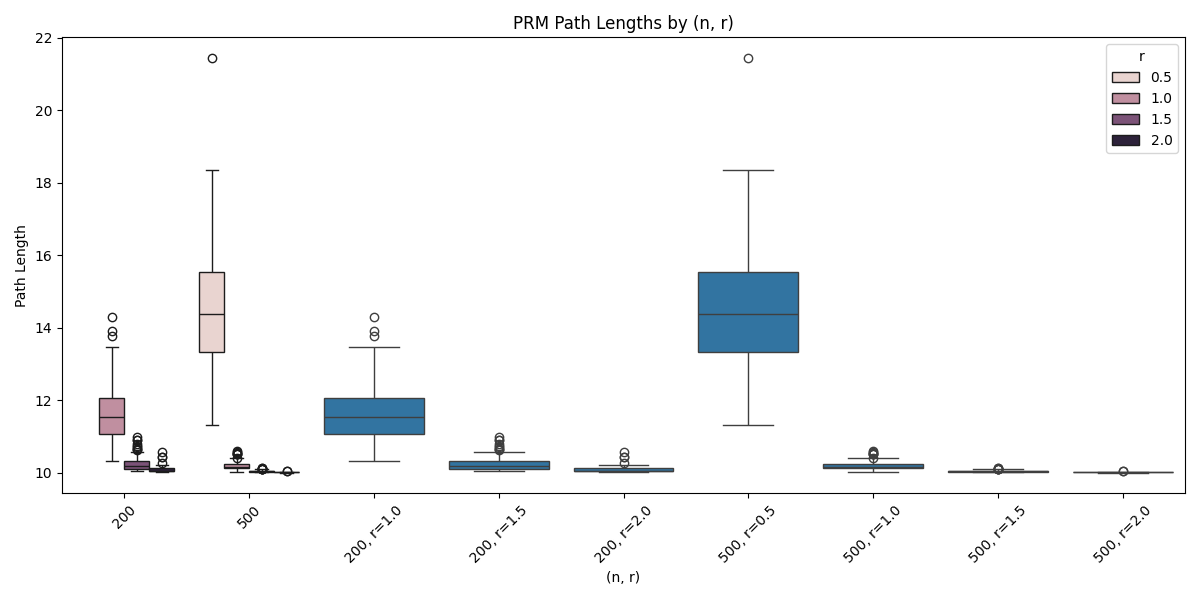

The Python source for this figure:
# Add local module directories to sys.path
import sys
import os
sys.path.append(os.path.join(os.path.dirname(__file__), '..'))
sys.path.append(os.path.join(os.path.dirname(__file__), '../../scripts'))

import pandas as pd
import matplotlib.pyplot as plt
import seaborn as sns
import os

# Load benchmark results

csv_path = os.path.join(os.path.dirname(__file__), 'prm_benchmark.csv')# Load benchmark results

df = pd.read_csv(csv_path)
df = pd.read_csv('prm_benchmark.csv')



# Only plot valid solutions# Filter only valid solutions for path length and time plots

df_valid = df[df['valid'] == True]
valid_df = df[df['valid'] == 1]



# Create boxplot for path length by (n, r)# Boxplot: Path Length

df_valid.loc[:, 'n_r'] = df_valid['n'].astype(str) + ', r=' + df_valid['r'].astype(str)
plt.figure(figsize=(10,6))

plt.figure(figsize=(12, 6))
sns.boxplot(x='n', y='path_length', hue='r', data=valid_df)

sns.boxplot(x='n_r', y='path_length', data=df_valid)
plt.title('PRM Path Length Boxplot (Valid Solutions Only)')

plt.xticks(rotation=45)
plt.ylabel('Path Length')

plt.title('PRM Path Lengths by (n, r)')
plt.xlabel('n')

plt.xlabel('(n, r)')
plt.legend(title='r')

plt.ylabel('Path Length')
plt.tight_layout()

plt.tight_layout()
plt.savefig('prm_path_length_boxplot.png')

plt.savefig(os.path.join(os.path.dirname(__file__), 'prm_boxplot.png'))
plt.show()

plt.show()

# Boxplot: Computation Time
plt.figure(figsize=(10,6))
sns.boxplot(x='n', y='time_ms', hue='r', data=valid_df)
plt.title('PRM Computation Time Boxplot (Valid Solutions Only)')
plt.ylabel('Time (ms)')
plt.xlabel('n')
plt.legend(title='r')
plt.tight_layout()
plt.savefig('prm_time_boxplot.png')
plt.show()

# Barplot: Number of Valid Solutions
valid_counts = df.groupby(['n','r'])['valid'].sum().reset_index()
plt.figure(figsize=(10,6))
sns.barplot(x='n', y='valid', hue='r', data=valid_counts)
plt.title('Number of Valid PRM Solutions (out of 100)')
plt.ylabel('Valid Solutions')
plt.xlabel('n')
plt.legend(title='r')
plt.tight_layout()
plt.savefig('prm_valid_count_barplot.png')
plt.show()
